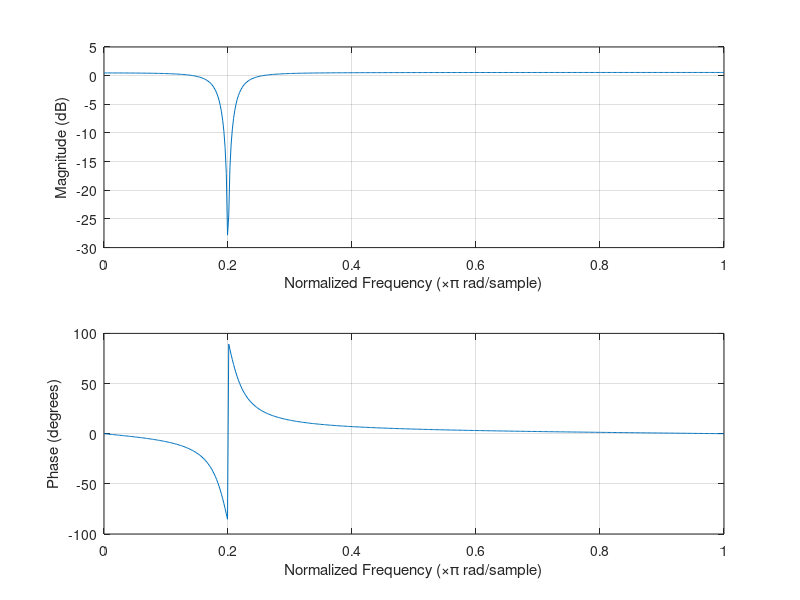

MATLAB code to generate this figure: (Note: this script raises an error after producing the figure.)
%Normalized Frequency
clc;
clear all;
close all;
b=[1 -1.6180 1];
a=[1 -1.5161 0.878];
A=roots(a);
B=roots(b);
freqz(b,a)

%Z- transform and inverse Z- transform
clc
clear all;
syms z n
a = ztrans(1/4^n)         %Z- transform
b = iztrans(z/(z-1/4))    %inverse Z- transform

%Stability Analysis
clc;
clear all;
close all;
b=[1 -1.6180 1];
a=[1 -1.5161 0.878];
A=roots(a);
B=roots(b);
zplane(b,a);